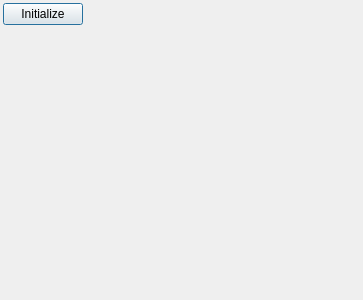
<?xml version="1.0" encoding="UTF-8"?>
<ui version="4.0">
 <class>Dialog</class>
 <widget class="QDialog" name="Dialog">
  <property name="geometry">
   <rect>
    <x>0</x>
    <y>0</y>
    <width>363</width>
    <height>300</height>
   </rect>
  </property>
  <property name="windowTitle">
   <string>Control</string>
  </property>
  <layout class="QGridLayout" name="gridLayout">
   <property name="leftMargin">
    <number>3</number>
   </property>
   <property name="topMargin">
    <number>3</number>
   </property>
   <property name="rightMargin">
    <number>3</number>
   </property>
   <property name="bottomMargin">
    <number>0</number>
   </property>
   <property name="spacing">
    <number>3</number>
   </property>
   <item row="1" column="0" colspan="3">
    <layout class="QHBoxLayout" name="configLayout"/>
   </item>
   <item row="0" column="1">
    <spacer name="horizontalSpacer">
     <property name="orientation">
      <enum>Qt::Horizontal</enum>
     </property>
     <property name="sizeHint" stdset="0">
      <size>
       <width>40</width>
       <height>20</height>
      </size>
     </property>
    </spacer>
   </item>
   <item row="0" column="0">
    <widget class="QPushButton" name="pushButton">
     <property name="text">
      <string>Initialize</string>
     </property>
    </widget>
   </item>
   <item row="2" column="0" colspan="4">
    <widget class="QStackedWidget" name="monitors">
     <property name="currentIndex">
      <number>0</number>
     </property>
     <widget class="QWidget" name="page">
      <layout class="QHBoxLayout" name="gaugeLayout">
       <property name="margin">
        <number>5</number>
       </property>
      </layout>
     </widget>
     <widget class="QWidget" name="page_2">
      <layout class="QHBoxLayout" name="horizontalLayout_2">
       <property name="spacing">
        <number>0</number>
       </property>
       <property name="margin">
        <number>0</number>
       </property>
       <item>
        <widget class="PlotWidget" name="graph"/>
       </item>
      </layout>
     </widget>
    </widget>
   </item>
  </layout>
 </widget>
 <customwidgets>
  <customwidget>
   <class>PlotWidget</class>
   <extends>QGraphicsView</extends>
   <header>pyqtgraph</header>
  </customwidget>
 </customwidgets>
 <resources>
  <include location="res.qrc"/>
 </resources>
 <connections>
  <connection>
   <sender>pushButton</sender>
   <signal>clicked()</signal>
   <receiver>Dialog</receiver>
   <slot>initialize()</slot>
   <hints>
    <hint type="sourcelabel">
     <x>39</x>
     <y>25</y>
    </hint>
    <hint type="destinationlabel">
     <x>-20</x>
     <y>30</y>
    </hint>
   </hints>
  </connection>
 </connections>
 <slots>
  <slot>changeRange(bool)</slot>
  <slot>initialize()</slot>
  <slot>next()</slot>
 </slots>
</ui>
